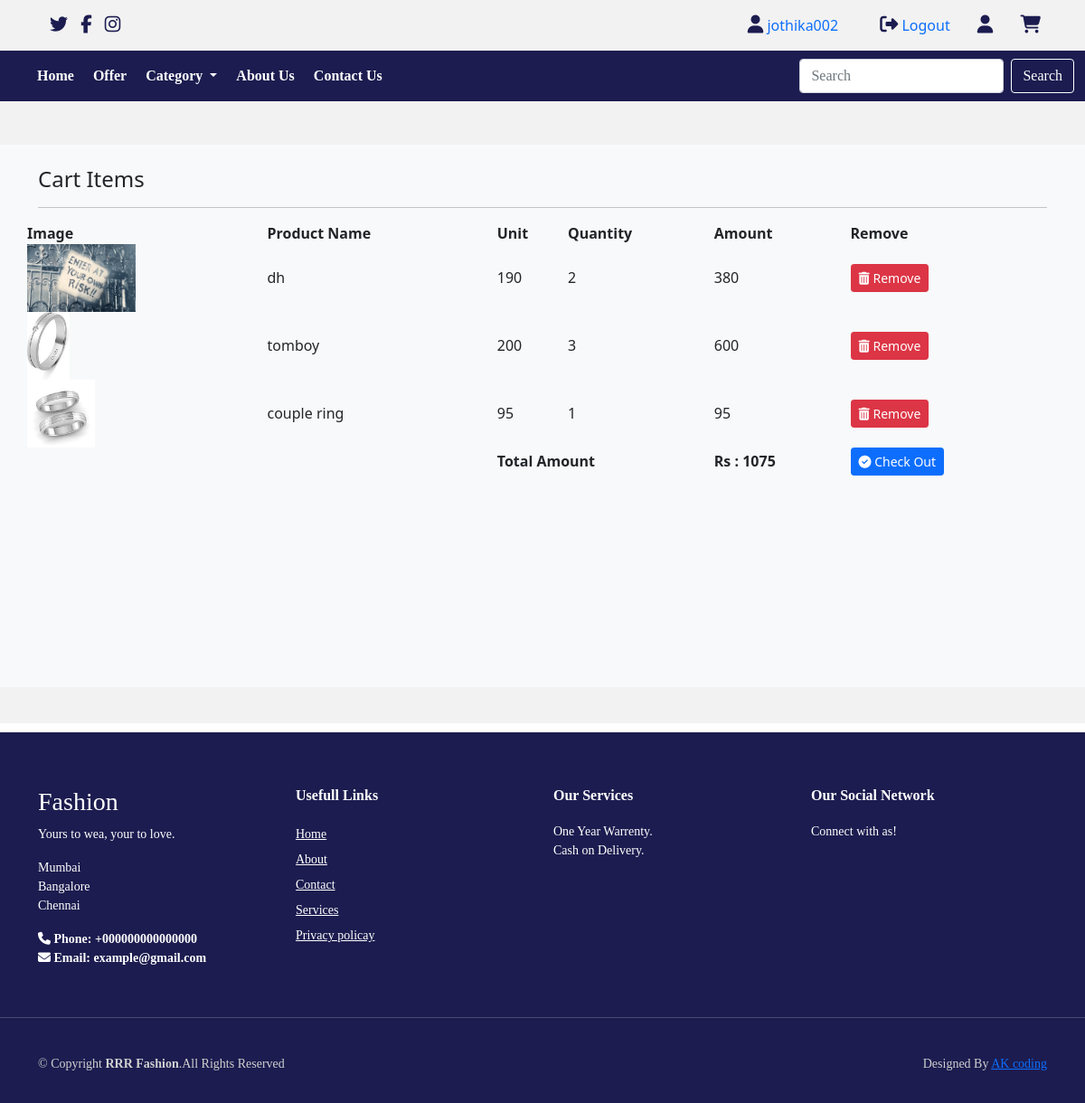
Page /cart (signed in) on the committed database.
### JLS/models.py (models this page shows, shortened)
class Cart(models.Model):
  user=models.ForeignKey(User,on_delete=models.CASCADE)
  product=models.ForeignKey(Product,on_delete=models.CASCADE)
  product_qty=models.IntegerField(null=False,blank=False)
  created_at=models.DateTimeField(auto_now_add=True)
  @property
  def total_cost(self):
    return self.product_qty*self.product.selling_price

class Product(models.Model):
  category=models.ForeignKey(Catagory,on_delete=models.CASCADE)
  name=models.CharField(max_length=150,null=False,blank=False)
  vendor=models.CharField(max_length=150,null=False,blank=False)
  product_image=models.ImageField(upload_to=getFileName,null=True,blank=True)
  quantity=models.IntegerField(null=False,blank=False)
  original_price=models.FloatField(null=False,blank=False)
  selling_price=models.FloatField(null=False,blank=False)
  description=models.TextField(max_length=500,null=False,blank=False)
  status=models.BooleanField(default=False,help_text="0-show,1-Hidden")
  trending=models.BooleanField(default=False,help_text="0-default,1-Trending")
  created_at=models.DateTimeField(auto_now_add=True)

### JLS/views.py (the view)
# urls.py: path('cart',views.cart_page,name="cart"),
def cart_page(request):
  if request.user.is_authenticated:
    cart=Cart.objects.filter(user=request.user)
    return render(request,"products/card.html",{"cart":cart})
  else:
    return redirect("/")

### JLS/templates/products/card.html (shortened to what this page needs)
{% extends 'layout/main.html' %}
{% block content %}
<section class="bg-light py-4 my-5" style="min-height:600px;">
    <div class="container">
      <div class="row">
        <div class="col-12">
          <h4 class="mb-3">Cart  Items</h4>
          <hr style="border-color:#b8bfc2;">
        </div>
        <table>
            <tr>
                <th>Image</th>
                <th>Product Name</th>
                <th>Unit</th>
                <th>Quantity</th>
                <th>Amount</th>
                <th>Remove</th>
            </tr>
            {% for item in cart %}
           <tr>
              <td><img src="{{item.product.product_image.url}}" height="75px" alt="{{item.product.name}}"></td>
              <td>{{item.product.name}}</td>
              <td>{{item.product.selling_price | stringformat:'d'}}</td>
              <td>{{item.product_qty}}</td>
              <td class="amt">{{item.total_cost | stringformat:'d'}}</td>
              <td><a href="{% url 'remove_cart' item.id %}"  onclick="return confirm('Are you sure? to Remove')"  class="btn btn-danger btn-sm"><i class="fa fa-trash"></i> Remove</a></td>
            </tr>
            {% endfor %}
            <tr>
              <td></td>
              <td></td>
              <td colspan="2"><b>Total Amount</b></td>
              <th id="net">0</th>
              <td><button class="btn btn-primary btn-sm">
                <i class="fa fa-check-circle"></i> Check Out
              </button></td>
            </tr>
        </table>
      </div>
      </div>
  </section>
{% endblock content %}

### JLS/templates/layout/main.html (shortened to what this page needs)
{% load static %}
<!doctype html>
<html lang="en">
  <head>
    <link rel="stylesheet" href="{%static 'css/style.css'%}">
    <link href="https://cdn.jsdelivr.net/npm/bootstrap@5.0.2/dist/css/bootstrap.min.css" rel="stylesheet">
  </head>
  <body>
    {% include 'inc/nav1.html' %}
    {% block content %}
{% endblock content %}
{% include 'inc/footer.html' %}
  </body>
</html>

### JLS/templates/inc/nav1.html (shortened to what this page needs)
{% load static %}
<div class="top-navbar">
    <div class="top-icons">
        <i class="fa-brands fa-twitter"></i>
        <i class="fa-brands fa-facebook-f"></i>
        <i class="fa-brands fa-instagram"></i>
    </div>
    <div class="other-links">
        {% if request.user.is_authenticated %}
        <a class="nav-link" style="display: inline;" aria-current="page" href="#"><i class="fa fa-user"></i> {{request.user}}</a>
        <a class="nav-link" style="display: inline;" aria-current="page" href="{% url 'logout' %}"><i class="fa fa-sign-out"></i> Logout</a>
      {% else %}
        <a class="nav-link" style="display: inline;" href="{% url 'login' %}"><i class="fa fa-sign-in"></i> Login</a>
        <a class="nav-link" style="display: inline;" href="{% url 'signup' %}"><i class="fa fa-users"></i> Register</a>
      {% endif %}
      <i class="fa-solid fa-user"></i>
      <a class="nav-link" style="display: inline;" href="{% url 'cart' %}"><i class="fa-solid fa-cart-shopping"></i></a>
    </div>
</div>
<div class="home-section">
    <nav class="navbar navbar-expand-lg" id="navbar">
        <div class="container-fluid">
          <div class="collapse navbar-collapse" id="navbarSupportedContent">
            <ul class="navbar-nav me-auto mb-2 mb-lg-0">
              <li class="nav-item">
                <a class="nav-link active" aria-current="page" href="{% url 'home' %}">Home</a>
              </li>
              <li class="nav-item">
                <a class="nav-link" href="{% url 'je' %}">Offer</a>
              </li>
              <li class="nav-item dropdown">
                <a class="nav-link dropdown-toggle" href="#" id="navbarDropdown" role="button" data-bs-toggle="dropdown" aria-expanded="true">
                  Category
                </a>
              </li>
              <li class="nav-item">
                <a class="nav-link" href="{% url 'about' %}">About Us</a>
              </li>
            <li class="nav-item">
                <a class="nav-link" href="{% url 'contact'%}">Contact Us</a>
              </li>
            </ul>
            <form class="d-flex" action="{% url 'home' %}">
              <input class="form-control me-2" type="search" placeholder="Search" aria-label="Search" name="search">
              <button class="btn btn-outline-success" type="submit" id="search-btn" >Search</button>
            </form>
          </div>
        </div>
      </nav>

### JLS/templates/inc/footer.html
<footer id="footer" style="margin-top: 50px;">
    <div class="footer-top">
        <div class="container">
            <div class="row">
                <div class="col-lg-3 col-md-6 footer-content">
                    <h3>Fashion</h3>
                    <p>Yours to wea, your to love.</p>
                    <p>
                        Mumbai <br>
                        Bangalore <br>
                        Chennai <br>
                    </p>
                    <strong><i class="fas fa-phone"></i> Phone: <strong>+000000000000000</strong></strong><br>
                    <strong><i class="fa-solid fa-envelope"></i> Email: <strong>example@gmail.com</strong></strong>
                </div>
                <div class="col-lg-3 col-md-6 footer-links">
                    <h4>Usefull Links</h4>
                    <ul>
                      <li><a href="index.html">Home</a></li>
                      <li><a href="about.html">About</a></li>
                      <li><a href="contact.html">Contact</a></li>
                      <li><a href="#">Services</a></li>
                      <li><a href="#">Privacy policay</a></li>
                    </ul>
                </div>
                <div class="col-lg-3 col-md-6 footer-links">
                    <h4>Our Services</h4>
                    <ul>
                        <li>One Year Warrenty.</li>
                        <li>Cash on Delivery.</li>
                    </ul>
                </div>
                <div class="col-lg-3 col-md-6 footer-links">
                    <h4>Our Social Network</h4>
                    <p>Connect with as!</p>
                </div>
            </div>
        </div>
    </div>
    <hr>
    <div class="container py-4">
        <div class="copyright">
            &copy; Copyright <strong>RRR Fashion</strong>.All Rights Reserved
        </div>
        <div class="credits">
            Designed By <a href="#">AK coding</a>
        </div>
    </div>
    </footer>

### static/css/style.css (style rules this page uses)
* { margin: 0; padding: 0; box-sizing: border-box; }
.top-navbar { width: 100%; height: 7vh; background-color: #a9a9a926; display: flex; align-items: center; text-align: center; justify-content: space-between; }
.top-icons { margin-left: 45px; }
.top-icons i { font-size: 20px; color: #1c1c50; margin-left: 10px; cursor: pointer; }
.other-links { margin-right: 33px; }
.other-links i { color: #1c1c50; font-size: 20px; margin-left: 10px; cursor: pointer; }
.home-section { width: 100%; height: 93vh; background-color: #a9a9a926; }
#navbar { background-color: #1c1c50; font-size: 16px; font-family: 'Roboto Slab', serif; }
#navbar .nav-link { color: white; font-weight: bold; margin-left: 5px; transition: 0.5s ease; }
#search-btn { color: white; border: 1px solid white; }
#footer { padding: 0 0 30px 0; color: #d0d0d0; font-size: 14px; background: #1c1c50; font-family: 'Roboto Slab', serif; }
#footer .footer-top { padding: 60px 0 30px; background: #1c1c50; color: white; }
#footer .footer-top h4 { font-size: 16px; font-weight: bold; position: relative; padding-bottom: 12px; }
#footer .footer-top .footer-links { margin-bottom: 30px; }
#footer .footer-top .footer-links ul { list-style: none; padding: 0; margin: 0; }
#footer .footer-top .footer-links ul li { padding-right: 10px 0; display: flex; align-items: center; }
#footer .footer-top .footer-links ul li:first-child { padding: 0; }
#footer .footer-top .footer-links ul li a { color: white; line-height: 2; }
#footer .copyright { text-align: center; float: left; }
#footer .credits { float: right; text-align: center; }
html { scroll-behavior: smooth; }

### rows in the picture
Cart: product.product_image (picture), product.name "dh", product.selling_price "190", product_qty "2", total_cost "380"
Cart: product.product_image (picture), product.name "tomboy", product.selling_price "200", product_qty "3", total_cost "600"
Cart: product.product_image (picture), product.name "couple ring", product.selling_price "95", product_qty "1", total_cost "95"

### other values in the picture
{{ request.user }} "jothika002"
